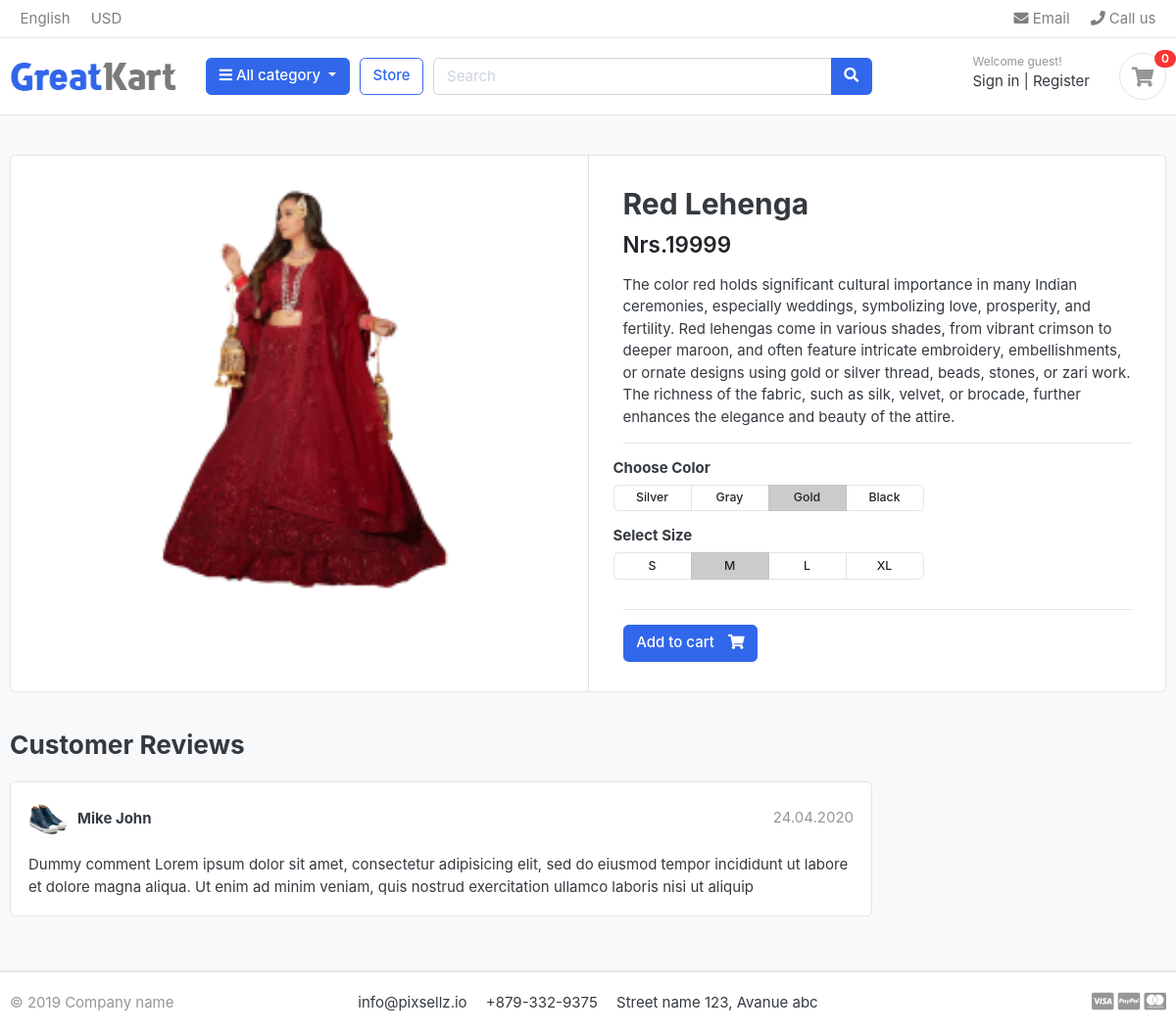
The page /store/lehenga/red-lehenga/ on the database its author committed.
### store/models.py (models this page shows, shortened)
class product(models.Model):
    product_name =models.CharField(max_length=200, unique=True)
    slug         =models.SlugField(max_length=200, unique=True)
    description  =models.TextField(max_length=500, blank=True)
    price        =models.IntegerField()
    images       =models.ImageField(upload_to='photos/products')
    stock        =models.ImageField()
    is_available =models.BooleanField(default=True)
    catagory     =models.ForeignKey(catagory, on_delete=models.CASCADE)
    created_date =models.DateTimeField(auto_now_add=True)
    modified_date=models.DateTimeField(auto_now=True)

### store/views.py (the view)
# urls.py: path('<slug:catagory_slug>/<slug:product_slug>/', views.product_detail, name='product_detail'),
def product_detail(request, catagory_slug, product_slug):
    try:
        single_product = product.objects.get(catagory__slug=catagory_slug, slug=product_slug)
    except Exception as e:
        raise e
    context = {
        'single_product': single_product,
    }
    return render(request, 'store/product_detail.html', context)

### catagory/context_processors.py (called while the page is built)
def menu_links(request):
    links = catagory.objects.all()
    return dict(links=links)

### catagory/models.py (called while the page is built)
    def get_url(self):
            return reverse('products_by_catagory', args=[self.slug])

### templates/store/product_detail.html
{% extends 'base.html'%}
{% load static %}
{% block content %}
<section class="section-content padding-y bg">
    <div class="container">
    <div class="card">
        <div class="row no-gutters">
            <aside class="col-md-6">
    <article class="gallery-wrap">
        <div class="img-big-wrap">
           <a href="#"><img src="{{ single_product.images.url }}"></a>
        </div>
    </article>
            </aside>
            <main class="col-md-6 border-left">
    <article class="content-body">
    <h2 class="title">{{ single_product.product_name}}</h2>
    <div class="mb-3">
        <var class="price h4">Nrs.{{single_product.price}}</var>
    </div>
    <p>{{ single_product.description }}</p>
    <hr>
        <div class="row">
            <div class="item-option-select">
                <h6>Choose Color</h6>
                <div class="btn-group btn-group-sm btn-group-toggle" data-toggle="buttons">
                  <label class="btn btn-light">
                    <input type="radio" name="radio_color"> Silver
                  </label>
                  <label class="btn btn-light">
                    <input type="radio" name="radio_color" > Gray
                  </label>
                  <label class="btn btn-light active">
                    <input type="radio" name="radio_color checked"> Gold
                  </label>
                  <label class="btn btn-light">
                    <input type="radio" name="radio_color"> Black
                  </label>
                </div>
            </div>
        </div>
        <div class="row">
            <div class="item-option-select">
                <h6>Select Size</h6>
                <div class="btn-group btn-group-sm btn-group-toggle" data-toggle="buttons">
                  <label class="btn btn-light">
                    <input type="radio" name="radio_color"> S
                  </label>
                  <label class="btn btn-light active">
                    <input type="radio" name="radio_color" checked> M
                  </label>
                  <label class="btn btn-light">
                    <input type="radio" name="radio_color"> L
                  </label>
                  <label class="btn btn-light">
                    <input type="radio" name="radio_color"> XL
                  </label>
                </div>
            </div>
        </div>
        <hr>
        {% if single_product.stock <= 0 %}
          <h5 class = "text-danger"> Out of stock </h5>
        {% else %}
          <a href="./product-detail.html" class="btn  btn-primary"> <span class="text">Add to cart</span> <i class="fas fa-shopping-cart"></i>  </a>
        {% endif %}
    </article>
            </main>
        </div>
    </div>
    <br>
    <div class="row">
                <div class="col-md-9">
        <header class="section-heading">
            <h3>Customer Reviews </h3>
        </header>
        <article class="box mb-3">
            <div class="icontext w-100">
                <img src="{% static './images/items/12.jpg' %}" class="img-xs icon rounded-circle">
                <div class="text">
                    <span class="date text-muted float-md-right">24.04.2020 </span>
                    <h6 class="mb-1">Mike John </h6>
                </div>
            </div>
            <div class="mt-3">
                <p>
                    Dummy comment Lorem ipsum dolor sit amet, consectetur adipisicing elit, sed do eiusmod
                    tempor incididunt ut labore et dolore magna aliqua. Ut enim ad minim veniam,
                    quis nostrud exercitation ullamco laboris nisi ut aliquip
                </p>
            </div>
        </article>
        </div>
    </div>
    </div>
    </section>
{% endblock %}

### static/css/ui.css (style rules this page uses)
html { font-family: "Inter", sans-serif; font-size: 15px; }
.content-body { flex: 1 1 auto; padding: 2rem 2.3rem; }
.img-xs, .img-sm, .img-md, .img-lg { -o-object-fit: cover; object-fit: cover; flex-shrink: 0; flex-grow: 0; }
.img-xs { width: 40px; height: 40px; }
.padding-y { padding-top: 40px; padding-bottom: 40px; }
var { font-style: normal; }
article:after, .form-group:after { display: block; clear: both; content: ""; }
.bg { background-color: #f8f9fa; }
.section-heading { margin-bottom: 20px; margin-top: 15px; }
p:last-child { margin-bottom: 0; }
.btn-light { background-color: #fff; border-color: #e4e4e4; }
.btn .text + i { margin-left: 10px; }
.icontext { display: inline-flex; align-items: center; vertical-align: middle; }
.icontext .text { width: 100%; line-height: 1.2; }
.icontext .icon { position: relative; margin-right: 10px; flex-shrink: 0; flex-grow: 0; }
.price { font-weight: 600; color: #212529; }
.box { padding: 18px; background: #fff; border-radius: 0.37rem; border: 1px solid #e4e4e4; }
.box img { max-width: 100%; }
.gallery-wrap .img-big-wrap { margin-bottom: 10px; border-radius: 0.37rem; overflow: hidden; background-color: #fff; }
.gallery-wrap .img-big-wrap a { text-align: center; display: block; }
.gallery-wrap .img-big-wrap img { height: 450px; width: auto; display: inline-block; }
.item-option-select { margin-bottom: 1rem; display: inline-block; margin-right: 15px; }
.item-option-select .btn { min-width: 80px; }

### rows shown on the page
product: images (picture), product_name "Red Lehenga", price "19999", description "The color red holds significant cultural importance in many Indian ceremonies, especially weddings, symbolizing love, prosperity, and fertility. Red lehengas come in various shades, from vibrant crimson to deeper maroon, and often feature intricate embroidery, embellishments, or ornate designs using gold or silver thread, beads, stones, or zari work. The richness of the fabric, such as silk, velvet, or brocade, further enhances the elegance and beauty of the attire."
